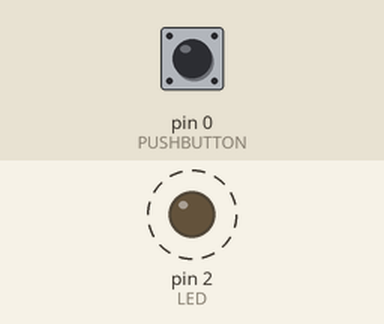
Recording of a sketch running on a simulated Arduino Uno, built with avr-gcc and run on an emulated ATmega328P. Parts: output pins drawn as LEDs (lit = HIGH). Dashed ring = blinking. The inputs (shaded band) are chosen by the test bench; at power-on: pin 0 (PUSHBUTTON) LOW.

Above: at 1.3 s.
1.7 s: pin 0 (PUSHBUTTON) pulled HIGH for 3.2 s
At 2.4 s:
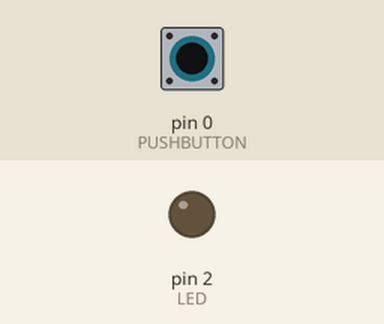
At 3.8 s:
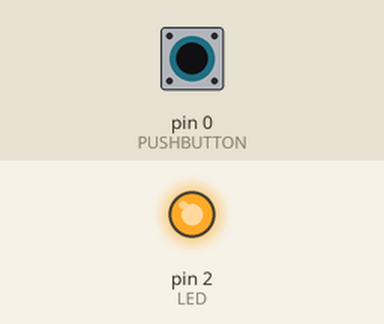
Timing chart, 0 to 12.4 s (numbered marks = the images above; inputs shaded):
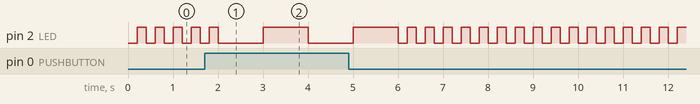

The sketch:

Blink.ino
```cpp
/*
  M. Clerbois
  17/10/2015

  Faire clignoter une diode led soit
    une fois toutes les deux secondes
    ou toutes les 0.4 Secondes.

    La cadence dépend de l'état d'un bouton poussoir.
*/

#define USER_BOARD      ESP01   // déclaration de la carte utilisée ESP01 ou ESP201

#include "boards.h"             // déclaration des bornes des cartes

#define LED        GPIO_2       // GPIO_2 connected to LED
#define PUSHBUTTON GPIO_0       // connected to a push button


void setup() {
  pinMode(LED, OUTPUT);       // Initialize the GPIO_2 pin as an output
  pinMode(PUSHBUTTON,INPUT);  // Initialize the GPIO_0 pin as an input
  }

// the loop function runs over and over again forever
void loop() {
  /*
   * long tempo -> on déclare une variable nommée tempo dont le type est entier long 32 bits.
   * long tempo = --> on déclare est donne une valeur à cette variable
   * long tempo = test si différent de 0 ? valeur si vrai : valeur si faux
   *              test si different de 0, on lit l'entrée GPIO_0 le résultat vaut:
   *                0 si le bouton poussoir est activé
   *                1 si le bouton poussoir est relaché
   *
   * Si le bouton poussoir est relaché, la temporisation vaudra 1000 mSec.
   * Si le bouton poussoir est activé, la temporisation vaudra 200 mSec.
   *
   */
  long tempo= digitalRead(PUSHBUTTON) ? 1000 : 200;  // set tempo for 1000 ou 200 milliSecondes
  digitalWrite( LED, LOW);           // Turn the LED on
  delay(tempo);                      // Wait for a 1000 or 200 mSec
  digitalWrite( LED, HIGH);          // Turn the LED off
  delay(tempo);                      // Wait for a 1000 or 200 mSec
}
```

boards.h
```cpp
/*
  Déclaration des bornes utilisables pour deux types de carte ESP8266
*/

#if !defined(__BOARDS_H_)
#define     __BOARDS_H_

#if !defined(USER_BOARD)
#error No Board defined!
#endif

#if USER_BOARD == ESP01   // Pour une carte ESP01
#define GPIO_0     0 // INPUT PULLUP 10K !!! Flash button or switch
#define GPIO_2     2 // connected to a PULLUP 10K
#define GPIO_1     1 // OUTPUT connected to RXD of programming device
#define TX         1 // OUTPUT connected to RXD of communicating device
#define GPIO_3     3 // INPUT  connected to TXD of programming device
#define RX         3 // INPUT  connected to TXD of communicating device
#endif

#if USER_BOARD == ESP201  // Pour une carte ESP201
#define GPIO_0     0 // INPUT PULLUP 10K !!! Flash button or switch
#define GPIO_2     2 // connected to a PULLUP 10K
#define GPIO_1     1 // OUTPUT connected to RXD of programming device
#define TX         1 // OUTPUT connected to RXD of communicating device
#define GPIO_3     3 // INPUT  connected to TXD of programming device
#define RX         3 // INPUT  connected to TXD of communicating device
#define GPIO_4     4
#define GPIO_5     5
#define GPIO_12    12
#define GPIO_13    13
#define GPIO_14    14
#define GPIO_15    15 // 10K pull down for startupt
#endif

#endif
```
